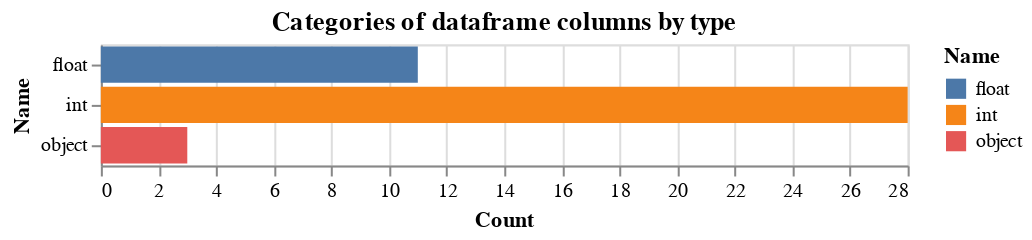

This figure's notebook cell:
### Code cell
# step 4: group dataset based on type and display results
features_col=group_by_dtype(_features)
# # load an example dataset
features_table=pd.DataFrame({'Name':['int','float','object'],'Count':[len(features_col['int']),len(features_col['float']),len(features_col['object'])]})
# plot the dataset, referencing dataframe column names
alt.Chart(features_table, title="Categories of dataframe columns by type").mark_bar().encode(
  x='Count',
  y='Name',
  color='Name'
)

### Figure 1 — Vega-Lite specification as saved in the notebook (floating-point values rounded to 4 significant figures)
{"config": {"view": {"continuousWidth": 400, "continuousHeight": 300}}, "data": {"name": "data-4f11d2980c7fffda5cff1e8f2a6cb63d"}, "mark": "bar", "encoding": {"color": {"type": "nominal", "field": "Name"}, "x": {"type": "quantitative", "field": "Count"}, "y": {"type": "nominal", "field": "Name"}}, "title": "Categories of dataframe columns by type", "$schema": "https://vega.github.io/schema/vega-lite/v4.8.1.json", "datasets": {"data-4f11d2980c7fffda5cff1e8f2a6cb63d": [{"Name": "int", "Count": 28}, {"Name": "float", "Count": 11}, {"Name": "object", "Count": 3}]}}
